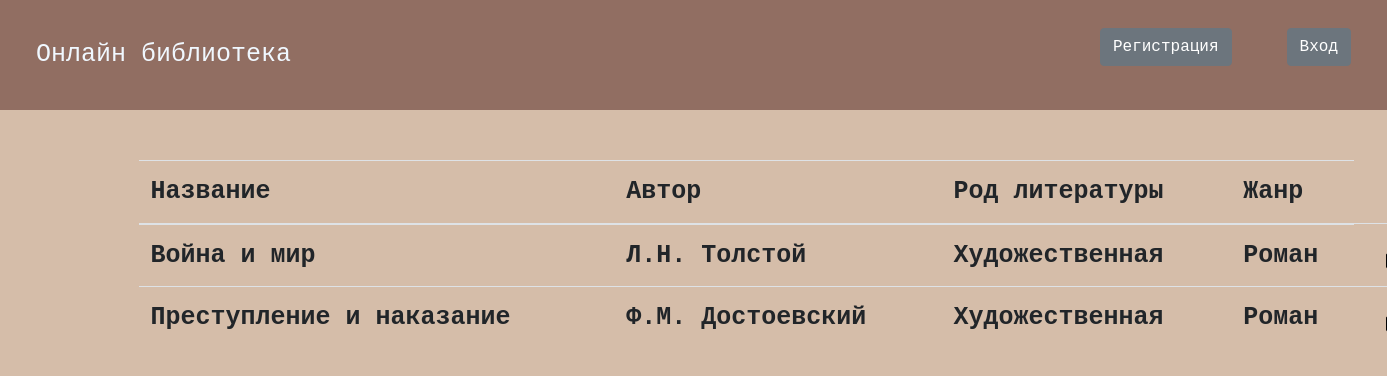
Before: / with the older database file.
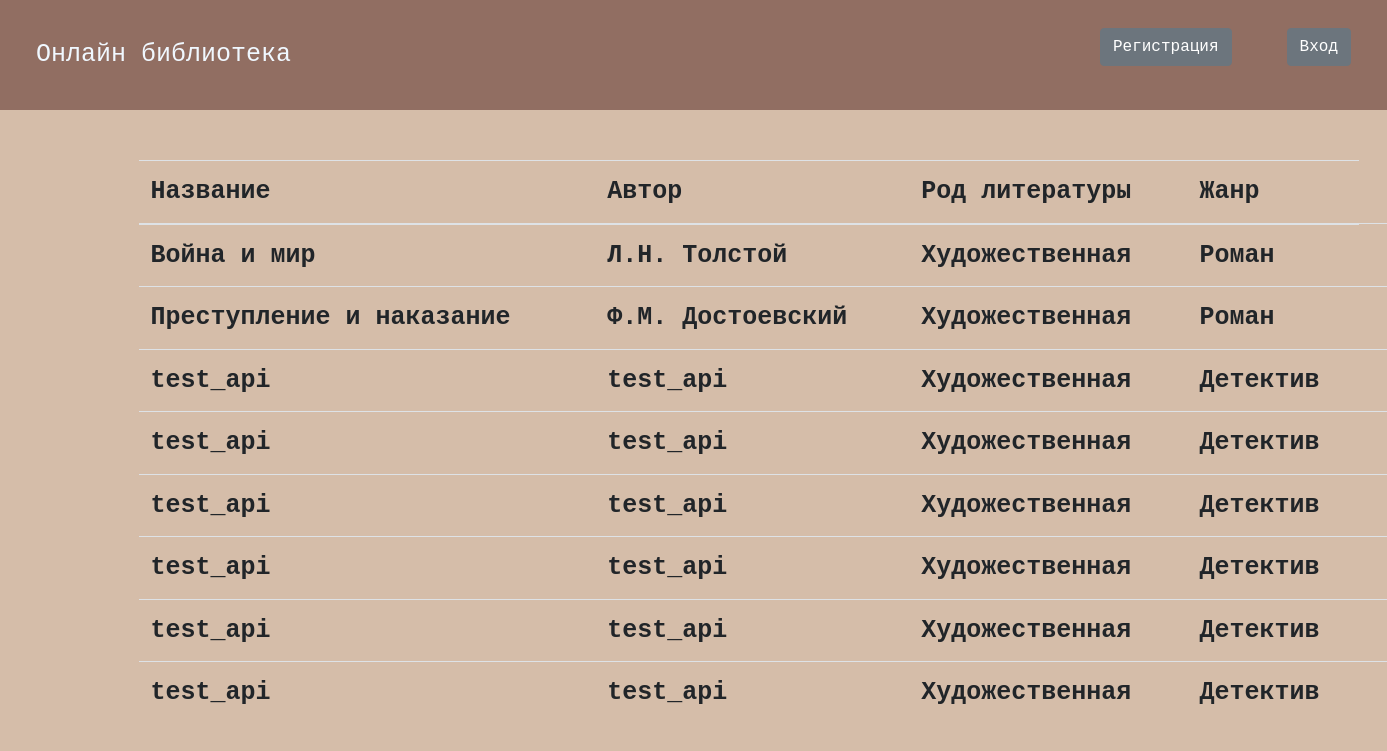
After: the same page with the newer database file.
### data/books.py (models this page shows, shortened)
class Book(SqlAlchemyBase, SerializerMixin):
    __tablename__ = 'books'
    id = sqlalchemy.Column(sqlalchemy.Integer, primary_key=True, autoincrement=True)
    title = sqlalchemy.Column(sqlalchemy.String)
    author = sqlalchemy.Column(sqlalchemy.String)
    type_of_fiction_id = sqlalchemy.Column(sqlalchemy.Integer, sqlalchemy.ForeignKey("literature_types.id"))
    genre_id = sqlalchemy.Column(sqlalchemy.Integer, sqlalchemy.ForeignKey("genres.id"))
    publish_year = sqlalchemy.Column(sqlalchemy.Integer, nullable=True)
    path_to_file = sqlalchemy.Column(sqlalchemy.String, nullable=True)
    genre = orm.relationship("Genres")
    type_of_fiction = orm.relationship("LiteratureTypes")

### data/literature_types.py (models this page shows)
class LiteratureTypes(SqlAlchemyBase, SerializerMixin):
    __tablename__ = 'literature_types'
    id = sqlalchemy.Column(sqlalchemy.Integer, primary_key=True, autoincrement=True)
    name = sqlalchemy.Column(sqlalchemy.String)
    def __repr__(self):
        return self.name

### data/genres.py (models this page shows)
class Genres(SqlAlchemyBase, SerializerMixin):
    __tablename__ = 'genres'
    id = sqlalchemy.Column(sqlalchemy.Integer, primary_key=True, autoincrement=True)
    name = sqlalchemy.Column(sqlalchemy.String)
    def __repr__(self):
        return self.name

### main.py (the view)
@app.route("/")
def index():
    sess = db_session.create_session()
    books = sess.query(Book).all()
    return flask.render_template("index.html", books=books, title="Онлайн библиотека")

### data/db_session.py (called while the page is built)
def create_session() -> Session:
    global __factory
    return __factory()

### templates/index.html (shortened to what this page needs)
{% extends "base.html" %}
{% block content %}
    <div class="books">
        <table class="table">
          <thead>
            <tr>
              <th>Название</th>
              <th>Автор</th>
              <th>Род литературы</th>
              <th>Жанр</th>
            </tr>
          </thead>
          <tbody>
            {% for book in books %}
              <tr>
                <th>{{book.title}} </th>
                <th>{{ book.author }}</th>
                {% if not book.type_of_fiction %}
                <th>Не указан</th>
                {% else %}
                 <th>{{ book.type_of_fiction }}</th>
                {% endif %}
                {% if not book.genre %}
                <th>Не указан</th>
                {% else %}
                <th>{{ book.genre }}</th>
                {% endif %}
                 {% if not book.path_to_file %}
                  <th  style="display: none;"><a href="/download/{{ book.id }}"><img src="static/img/download.png"></a></th>
                 {% else %}
                   <th><a href="/download/{{ book.id }}"><img src="static/img/download.png"></a></th>
                 {% endif %}
                </tr>
            {% endfor %}
          </tbody>
        </table>
    </div>
{% endblock %}

### templates/base.html (shortened to what this page needs)
<!DOCTYPE html>
<html lang="en">
<head>
    <link rel="stylesheet" href="https://stackpath.bootstrapcdn.com/bootstrap/4.4.1/css/bootstrap.min.css"
>
    <link rel="stylesheet" type="text/css" href="/static/css/style.css"/>
</head>
<body>
    <header class="navbar">
        <a style="text-decoration: none; color:aliceblue;" href="/">Онлайн библиотека</a>
        {% if current_user.is_authenticated %}
            <a class="navbar-brand" style="color: aliceblue;" href="/logout">{{ current_user.name }}</a>
        {% else %}
            <p>
                <a class="btn btn-secondary" href="/register">Регистрация</a>
                <a class="btn btn-secondary" href="/login">Вход</a>
            </p>
        {% endif %}
    </header>
<main role="main" class="container">
    {% block content %}{% endblock %}
</main>
</body>
</html>

### static/css/style.css (style rules this page uses)
header { background-color:#916e62; padding: 10px; color: aliceblue; }
body { background-color: #d5bda9; color: aliceblue; font-family:'Courier New', Courier, monospace; font-size: 25px; }
a { margin: 20px; font-family:'Courier New', Courier, monospace; font-size: 25px; }
.books { margin-top: 50px; width: 120%; margin-left:auto ; }

Changed rows visible on the page:
added Book: title "test_api", author "test_api", type_of_fiction "Художественная", genre "Детектив"
added Book: title "test_api", author "test_api", type_of_fiction "Художественная", genre "Детектив"
added Book: title "test_api", author "test_api", type_of_fiction "Художественная", genre "Детектив"
added Book: title "test_api", author "test_api", type_of_fiction "Художественная", genre "Детектив"
added Book: title "test_api", author "test_api", type_of_fiction "Художественная", genre "Детектив"
added Book: title "test_api", author "test_api", type_of_fiction "Художественная", genre "Детектив"
